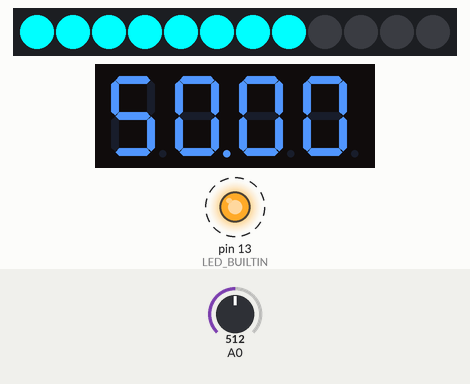
Bench run of a sketch on a simulated Arduino Uno, built with avr-gcc and run on an emulated ATmega328P. On the bench: 12 RGB LEDs in strip order, left to right, 4-digit seven-segment display, output pins drawn as LEDs (lit = HIGH). Dashed ring = blinking. The inputs (shaded band) are chosen by the test bench; at power-on: A0 = 512. What the sketch prints to the serial monitor is not drawn.

Above: at 1.73 s.
1.9 s: A0 set to 707
At 2.24 s:
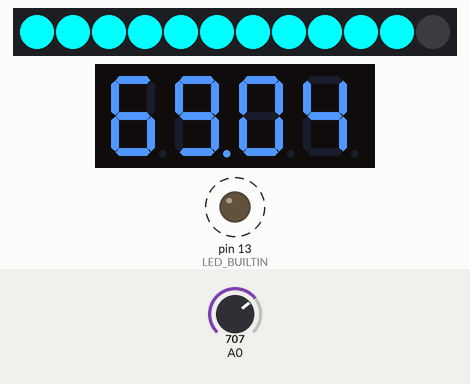
3.6 s: A0 set to 732
At 3.98 s:
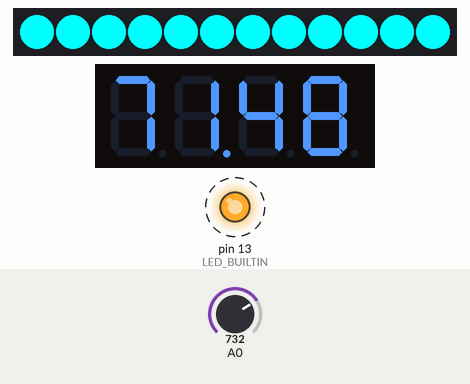
5.6 s: A0 set to 0
At 6.02 s:
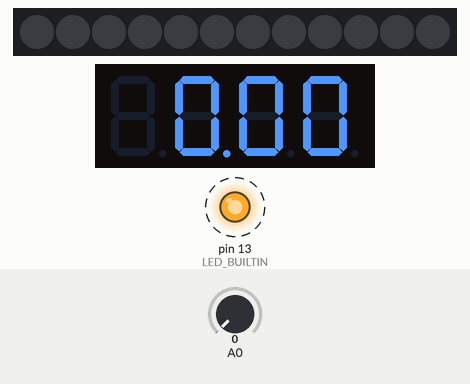
Timing chart, 0 to 13.6 s (numbered marks = the images above; inputs shaded):
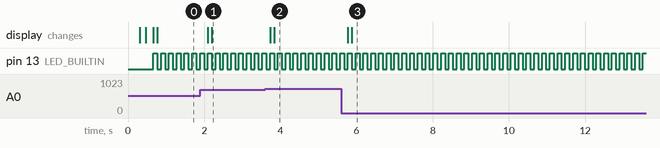

The sketch:

humidity_display.ino
```cpp
//design file:
// https://www.tinkercad.com/things/gbtEyLXFqW7
// author : jelly coding (dsbaek)

#include <Servo.h>
#include <Adafruit_NeoPixel.h>
#include <Adafruit_LEDBackpack.h>

// C++ code
//
// Which pin on the Arduino is connected to the NeoPixels?
// On a Trinket or Gemma we suggest changing this to 1:
#define LED_PIN    2

// How many NeoPixels are attached to the Arduino?
#define LED_COUNT 12

// Declare our NeoPixel strip object:
Adafruit_NeoPixel strip(LED_COUNT, LED_PIN, NEO_GRB + NEO_KHZ800);


Adafruit_7segment matrix = Adafruit_7segment();


// Input a value 0 to 255 to get a color value.
// The colours are a transition r - g - b - back to r.
uint32_t Wheel(byte WheelPos) {
  WheelPos = 255 - WheelPos;
  if(WheelPos < 85) {
    return strip.Color(255 - WheelPos * 3, 0, WheelPos * 3);
  }
  if(WheelPos < 170) {
    WheelPos -= 85;
    return strip.Color(0, WheelPos * 3, 255 - WheelPos * 3);
  }
  WheelPos -= 170;
  return strip.Color(WheelPos * 3, 255 - WheelPos * 3, 0);
}

void rainbow(uint8_t wait) {
  uint16_t i, j;

  for(j=0; j<256; j++) {
    for(i=0; i<strip.numPixels(); i++) {
      strip.setPixelColor(i, Wheel((i+j) & 255));
    }
    strip.show();
    delay(wait);
  }
}

void setup()
{
  pinMode(LED_BUILTIN, OUTPUT);

  strip.begin();
  //strip.setBrightness(50);
  //strip.show(); // Initialize all pixels to 'off'
  rainbow(1);

  Serial.begin(9600);
  Serial.println("7 Segment Backpack Test");

  matrix.begin(0x70);

  // print a floating point
  matrix.print(12.34);
  matrix.writeDisplay();
  delay(200);
  matrix.clear();


}

int val;

uint32_t mint = strip.Color(0, 255, 255);

void loop()
{
  float humidity;
  digitalWrite(LED_BUILTIN, HIGH);

  //아날로그 신호 읽기(습도센서의 출력 신호 전압 )
  //analogRead 함수의 리턴값은 0에서 1023 사이의 값임
  val = analogRead(A0);

  humidity = (val/1024.0 ) * 100.0;

  // print a floating point
  matrix.print(humidity);
  matrix.writeDisplay();
  delay(100);

  int barGraphVal = int(LED_COUNT*humidity/70.0);
  uint16_t i;

  strip.clear();
  for(i=0; i<barGraphVal; i++) {
    strip.setPixelColor(i, mint);
  }
  strip.show();


  digitalWrite(LED_BUILTIN, LOW);
  delay(100); // Wait for 100 millisecond(s)
}
```

Measured:
- the behaviour switches between 716 and 717 on A0 (found by bisection; images 1 and 2)
- after the input at 1.9 s, the display: first changes after 0.20 s (image 1 shows a later state)
- after the input at 3.6 s, the display: first changes after 0.13 s (image 2 shows a later state)
- after the input at 5.6 s, the display: first changes after 0.17 s (image 3 shows a later state)
- by itself, pin 13 (LED_BUILTIN): alternates HIGH for 0.10 s and LOW for 0.10 s
